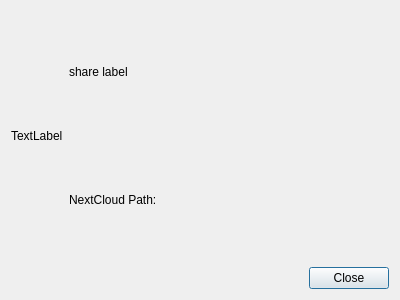
<?xml version="1.0" encoding="UTF-8"?>
<ui version="4.0">
 <class>OCC::ShareDialog</class>
 <widget class="QDialog" name="OCC::ShareDialog">
  <property name="geometry">
   <rect>
    <x>0</x>
    <y>0</y>
    <width>400</width>
    <height>300</height>
   </rect>
  </property>
  <property name="windowTitle">
   <string>Dialog</string>
  </property>
  <layout class="QVBoxLayout" name="verticalLayout_2">
   <item>
    <layout class="QGridLayout" name="gridLayout">
     <item row="0" column="1">
      <widget class="QLabel" name="label_name">
       <property name="sizePolicy">
        <sizepolicy hsizetype="MinimumExpanding" vsizetype="Preferred">
         <horstretch>0</horstretch>
         <verstretch>0</verstretch>
        </sizepolicy>
       </property>
       <property name="text">
        <string>share label</string>
       </property>
      </widget>
     </item>
     <item row="1" column="1">
      <widget class="QLabel" name="label_sharePath">
       <property name="sizePolicy">
        <sizepolicy hsizetype="MinimumExpanding" vsizetype="Preferred">
         <horstretch>0</horstretch>
         <verstretch>0</verstretch>
        </sizepolicy>
       </property>
       <property name="font">
        <font>
         <weight>50</weight>
         <bold>false</bold>
        </font>
       </property>
       <property name="text">
        <string>NextCloud Path:</string>
       </property>
      </widget>
     </item>
     <item row="0" column="0" rowspan="2">
      <widget class="QLabel" name="label_icon">
       <property name="text">
        <string>TextLabel</string>
       </property>
      </widget>
     </item>
    </layout>
   </item>
   <item>
    <layout class="QVBoxLayout" name="shareWidgetsLayout"/>
   </item>
   <item>
    <widget class="QDialogButtonBox" name="buttonBox">
     <property name="sizePolicy">
      <sizepolicy hsizetype="MinimumExpanding" vsizetype="Fixed">
       <horstretch>0</horstretch>
       <verstretch>0</verstretch>
      </sizepolicy>
     </property>
     <property name="standardButtons">
      <set>QDialogButtonBox::Close</set>
     </property>
    </widget>
   </item>
  </layout>
 </widget>
 <resources/>
 <connections/>
</ui>
